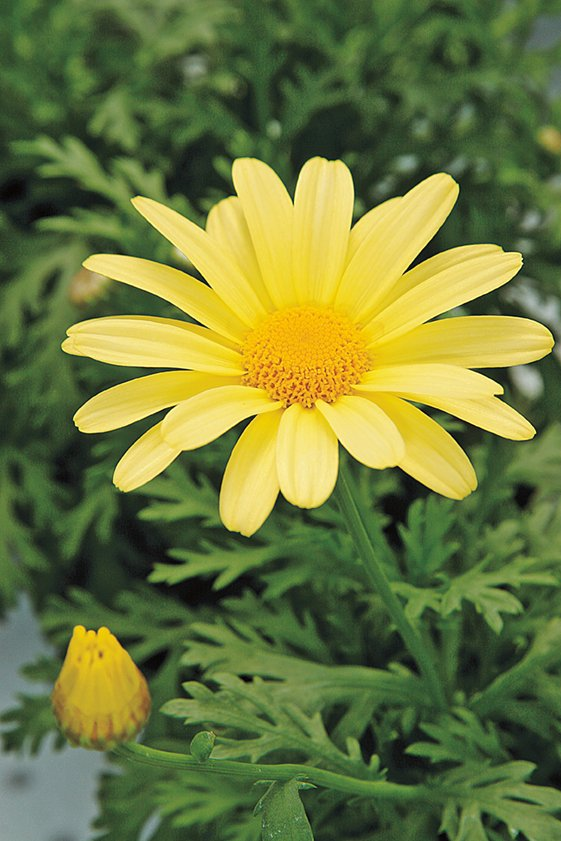
#> input picture a1images/daisy.jpg, 561 x 841 px
$ python q9.py
#> lines starting #> are read from the running program, lines starting #| are printed output that depends on the picture
import cv2 as cv
import numpy as np
import matplotlib.pyplot as plt

img_orig = cv.imread('a1images/daisy.jpg')
#> img_orig is the input picture: shape (841, 561, 3); mean B, G, R 60.7, 120.3, 108.5

mask = np.zeros(img_orig.shape[:2], np.uint8)
bgd_model = np.zeros((1, 65), np.float64)
fgd_model = np.zeros((1, 65), np.float64)
rect = (50, 130, 510, 450) # Adjusted to fit the daisy
cv.grabCut(img_orig, mask, rect, bgd_model, fgd_model, 5, cv.GC_INIT_WITH_RECT)
mask2 = np.where((mask == 2) | (mask == 0), 0, 1).astype('uint8')
foreground = img_orig * mask2[:, :, np.newaxis]
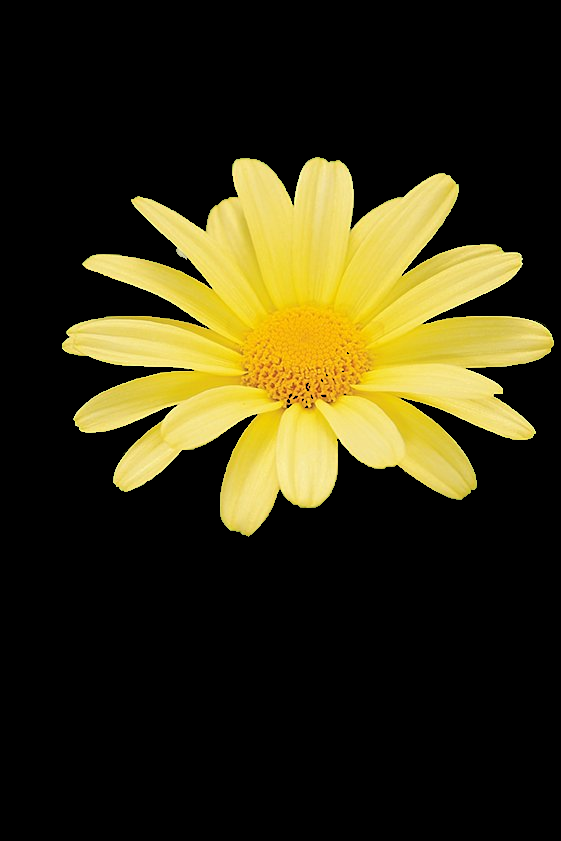
#> foreground: shape (841, 561, 3); mean B, G, R 19, 47.7, 53.4
background = img_orig * (1 - mask2[:, :, np.newaxis])
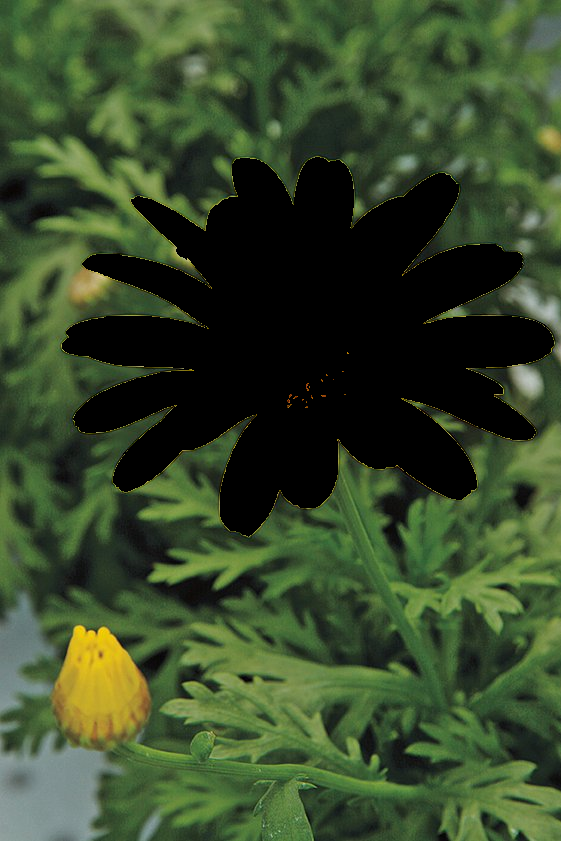
#> background: shape (841, 561, 3); mean B, G, R 41.6, 72.6, 55.1

background_blurred = cv.GaussianBlur(background, (15, 15), 0)
img_enhanced = foreground + background_blurred * (1 - mask2[:, :, np.newaxis])

fig, ax = plt.subplots(1, 5, figsize=(15, 5))
ax[0].imshow(mask2, cmap='gray')
ax[0].set_title('Final Segmentation Mask')
ax[1].imshow(cv.cvtColor(foreground, cv.COLOR_BGR2RGB))
ax[1].set_title('Foreground')
ax[2].imshow(cv.cvtColor(background, cv.COLOR_BGR2RGB))
ax[2].set_title('Background')
ax[3].imshow(cv.cvtColor(img_orig, cv.COLOR_BGR2RGB))
ax[3].set_title('Original Image')
ax[4].imshow(cv.cvtColor(img_enhanced, cv.COLOR_BGR2RGB))
ax[4].set_title('Enhanced Image')
for a in ax:
    a.axis('off')

plt.show()
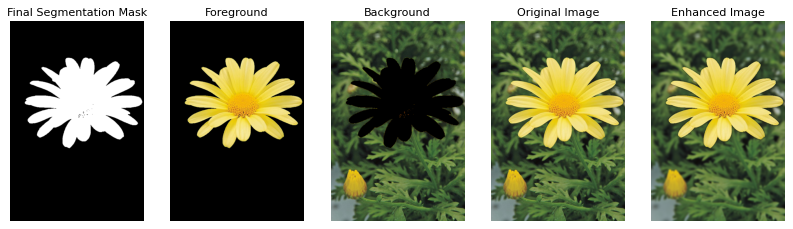
#> figure drawn by matplotlib, 5 panels

$ run again, with a1images/emma.jpg copied over a1images/daisy.jpg
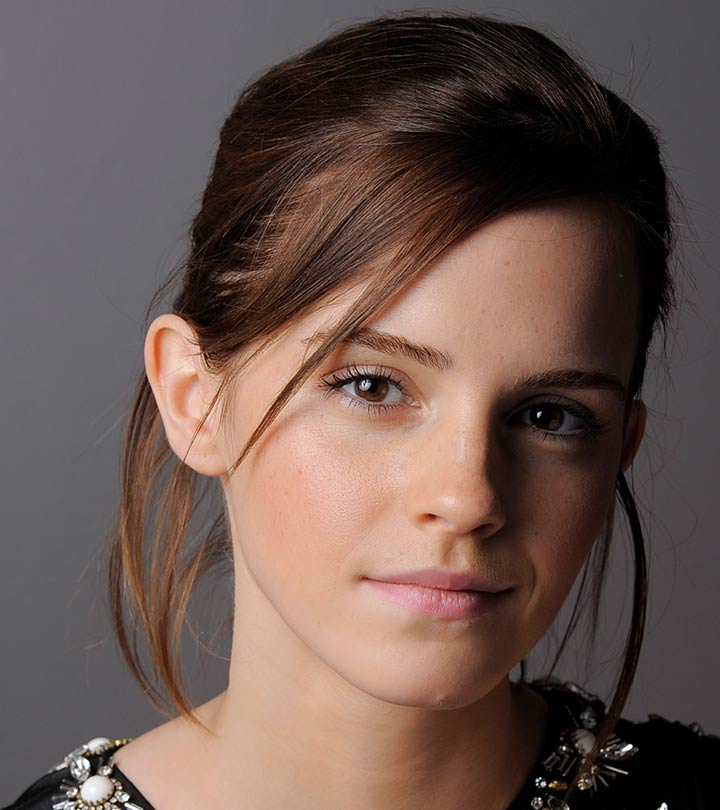
#> input picture a1images/emma.jpg, 720 x 810 px
#> img_orig is the input picture: shape (810, 720, 3); mean B, G, R 80.1, 87.4, 106.8
#> `foreground = img_orig * mask2[:, :, np.newaxis]`:
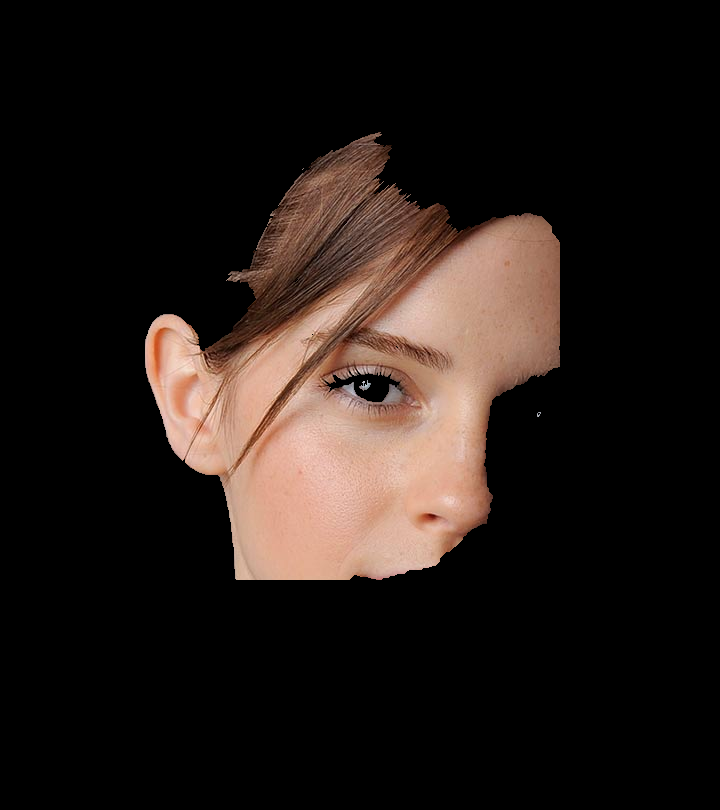
#> foreground: shape (810, 720, 3); mean B, G, R 22.7, 26.7, 35.5
#> `background = img_orig * (1 - mask2[:, :, np.newaxis])`:
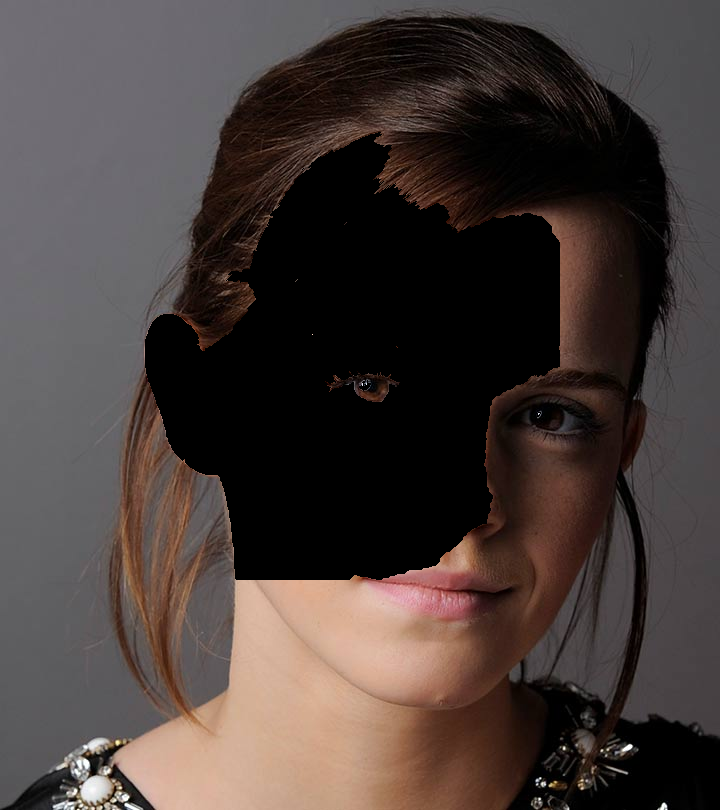
#> background: shape (810, 720, 3); mean B, G, R 57.4, 60.7, 71.2

$ run again, with a1images/highlights_and_shadows.jpg copied over a1images/daisy.jpg
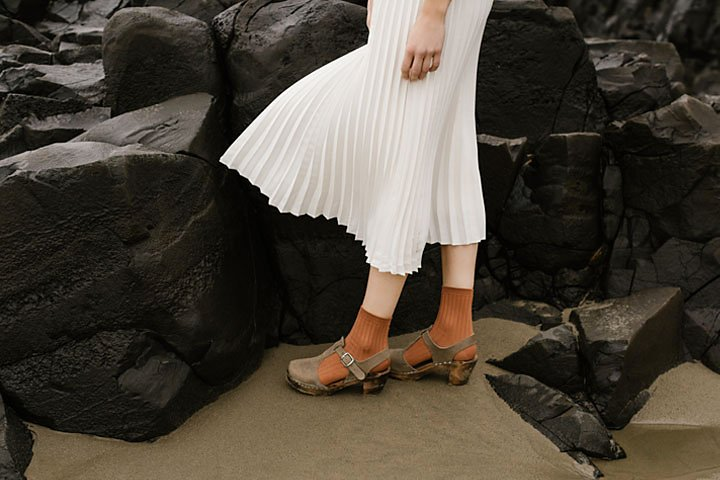
#> input picture a1images/highlights_and_shadows.jpg, 720 x 480 px
#> img_orig is the input picture: shape (480, 720, 3); mean B, G, R 58.1, 68.6, 75.7
#> `foreground = img_orig * mask2[:, :, np.newaxis]`:
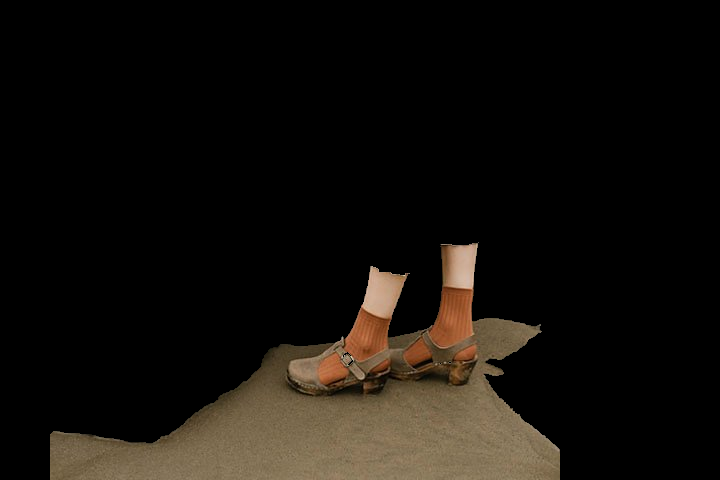
#> foreground: shape (480, 720, 3); mean B, G, R 11.7, 16.3, 20
#> `img_enhanced = foreground + background_blurred * (1 - mask2[:, :, np.n..`:
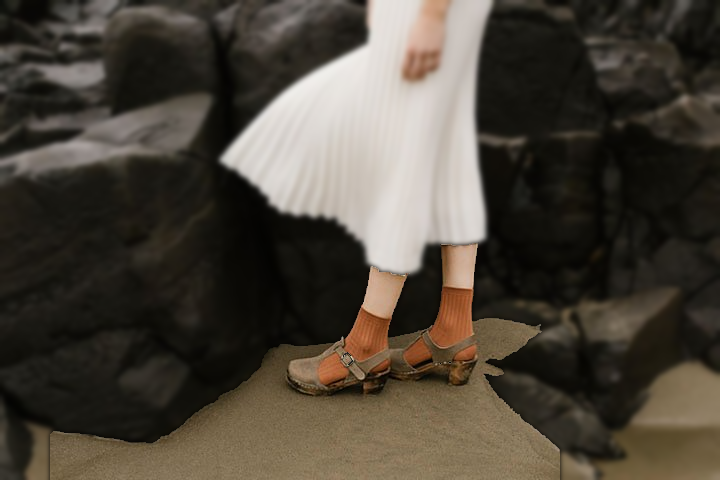
#> img_enhanced: shape (480, 720, 3); mean B, G, R 58, 68.4, 75.5
